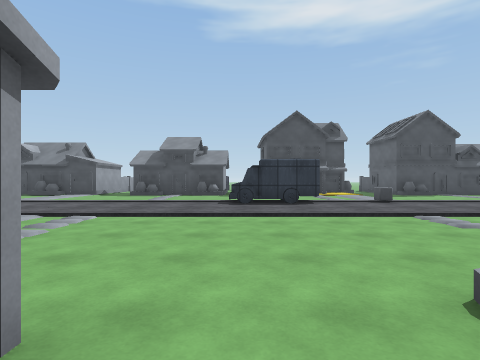
View 1 (above)

24 first-person views from a walk through a Unity game level. The camera is 1.3 m above the floor, looks level and sees 80° across. The floor is counted in squares, 2 m on a side. Each view is taken from the middle of a square. On the plan, view 1 faces up. The plan holds only what a view shows up to about 9 squares ahead; the rest is blank. The place goes on beyond the plan. Surface patterns are stand-ins for the level's own textures.

View 2
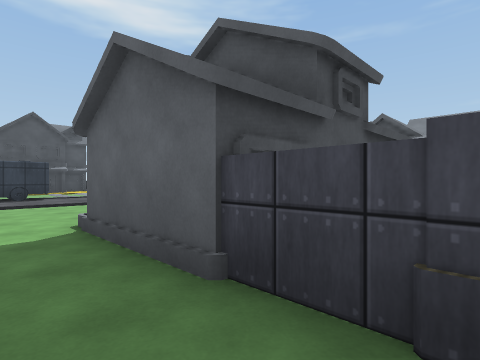

View 3
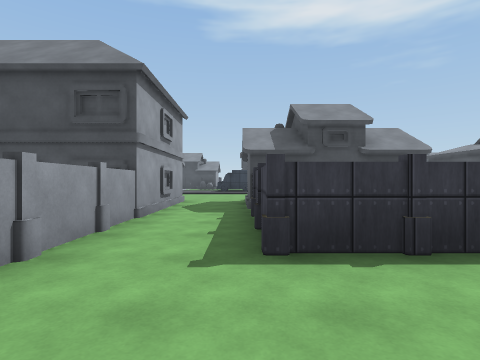

View 4
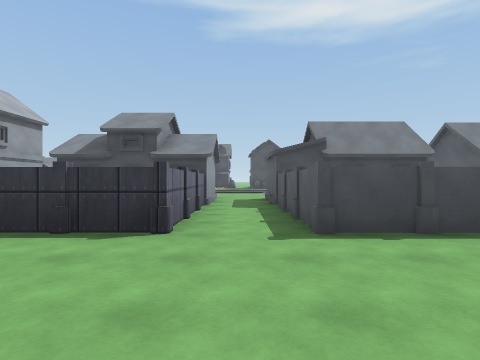

View 5
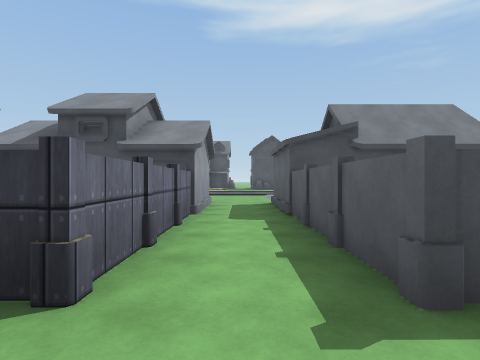

View 6
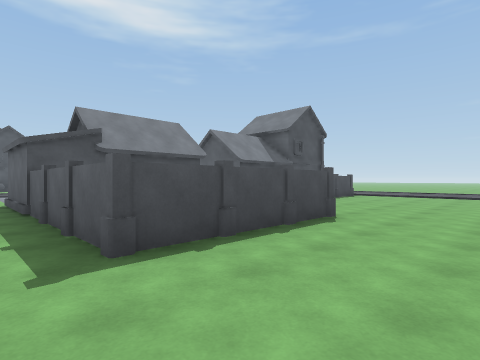

View 7
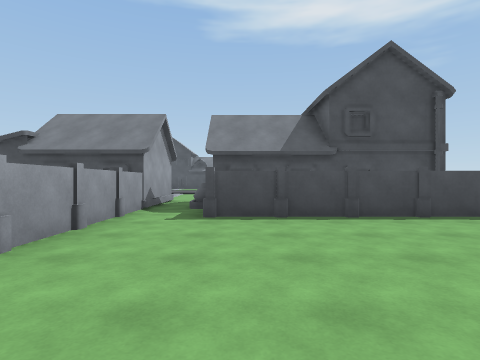

View 8
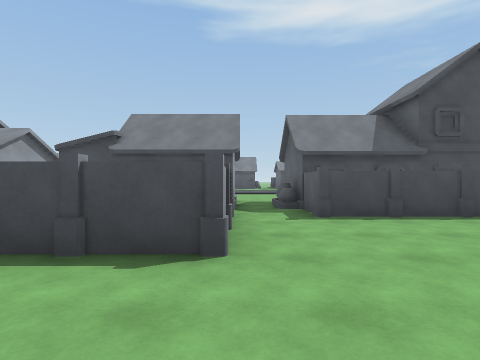

View 9
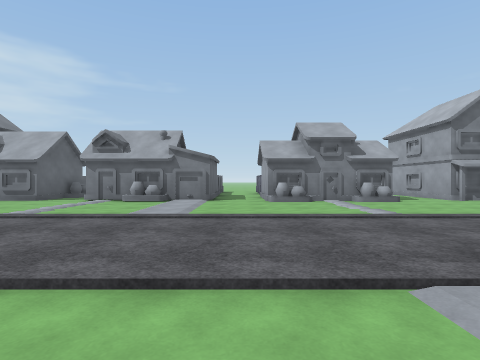

View 10
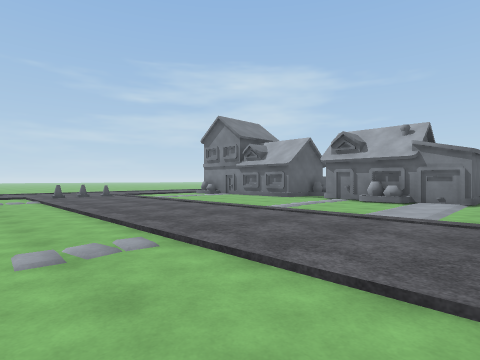

View 11
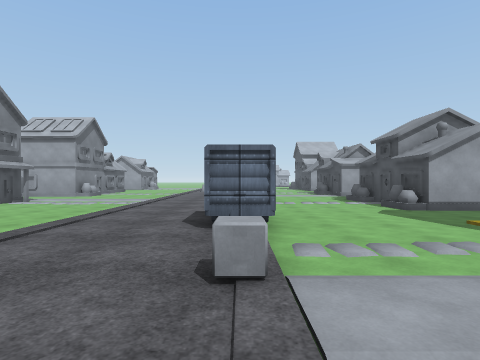

View 12
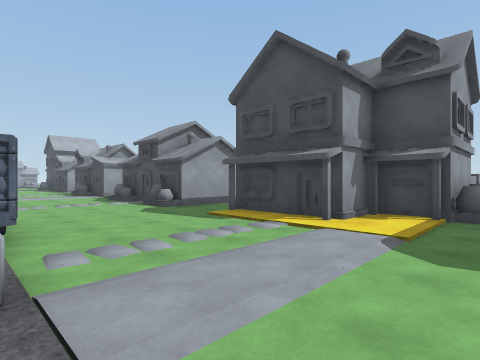

View 13
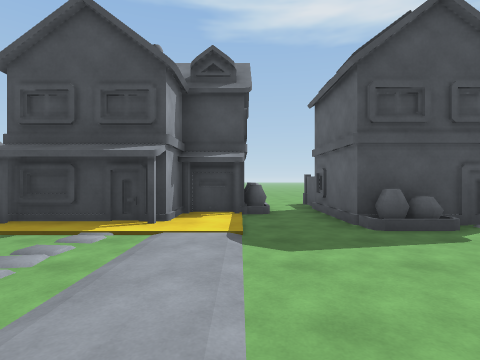

View 14
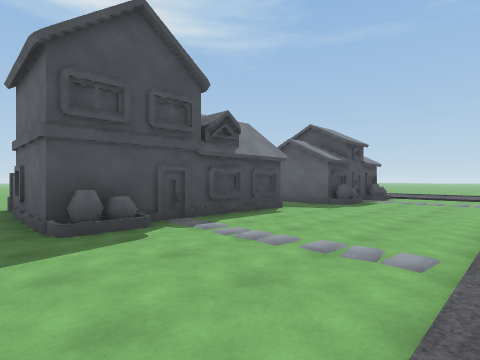

View 15
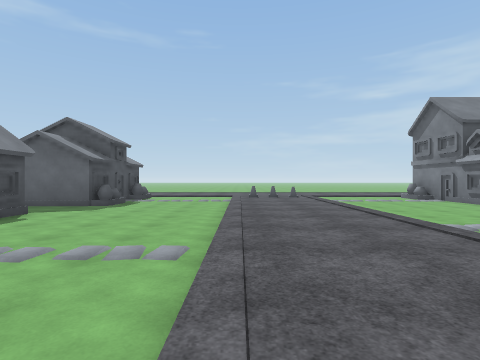

View 16
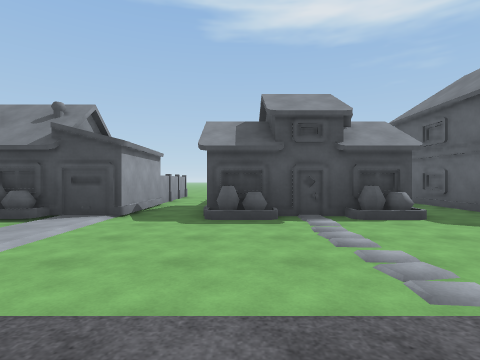

View 17
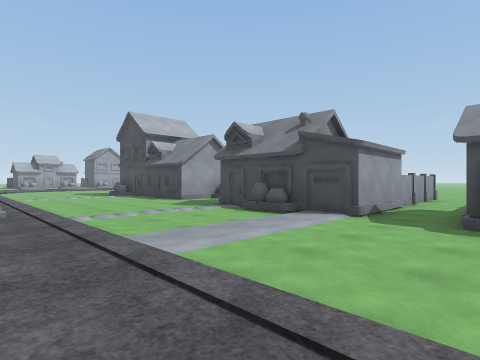

View 18
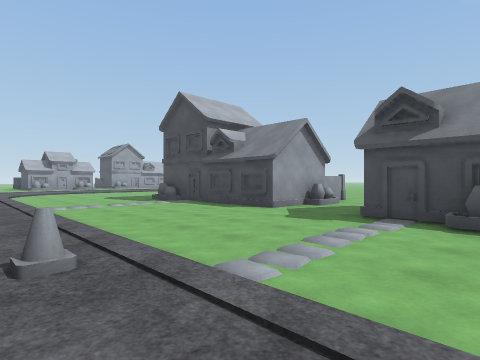

View 19
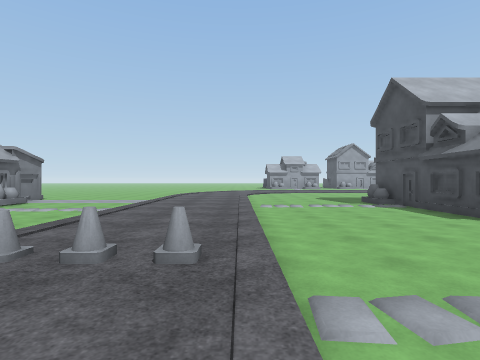

View 20
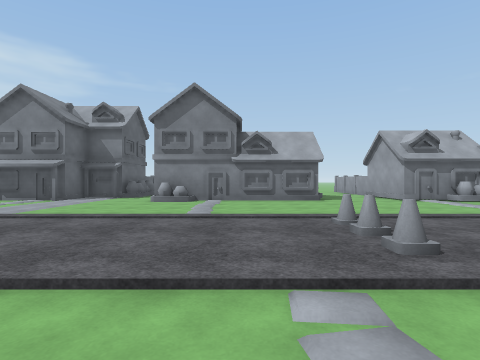

View 21
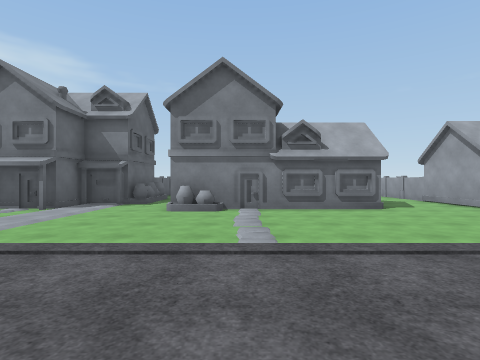

View 22
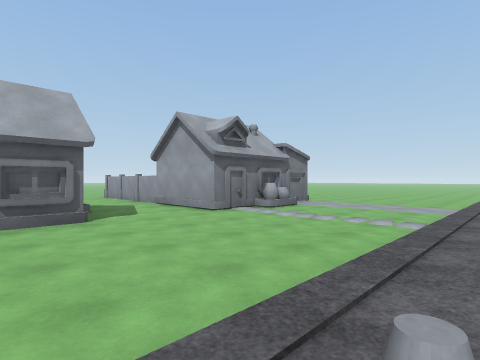

View 23
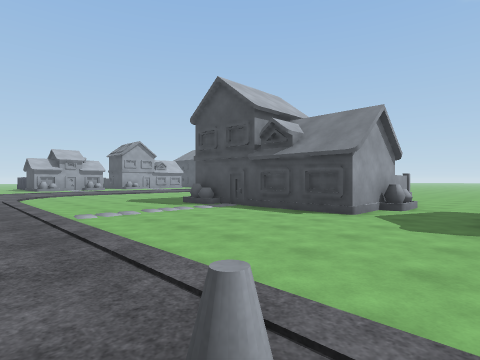

View 24
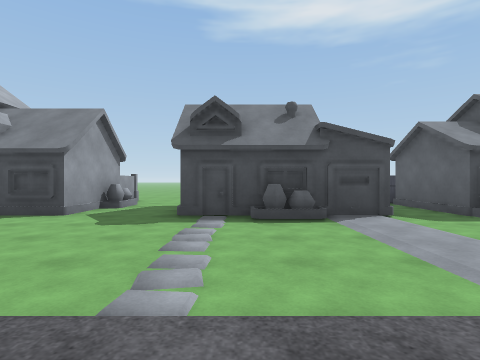

### Floor plan
Key: @ floor where view 1 was taken; # wall or solid block; . main floor; : floor 0.25 m higher than the main floor; / step, stairs or slope; = window, fence, low wall or low ledge; T truck; B building; C cone; O other object.
Columns run from 19 left of view 1 to 17 right of it. Each row starts with its distance up from view 1.
 18        ..               B
 17        ..    B.         B..
 16       B..    B.=    B   B.B
 15    BB  B.  BBB.BBB  B   B.B
 14        B.B   B.   B.B BBB.B    B B
 13   BBBBB..B.  B.B  B.BBBB..BBBBBB.B
 12  .B........B...B.BB........B.....BB
 11 ....................................
 10 .....................................
  9 .....................................
  8 :::::::::::::::::::TTT:O::::::::::::
  7   ......C...........................
  6   ......C..........................
  5 ///////////////.///////////////////
  4 ............... ...................
  3 ............... ...................
  2 ............... ...................
  1  BBBBB..BBBBB.. BBB.BBBBB.BBBBB.BBBB
  0      B..B    ..BB B@B   B.B   B.
 -1      B.B      BB  B.BB  B.B   BB
 -2      B.           B..BBB#.BBBBB.BBBBB
 -3      B.        BBBB.#   #.B   B.BBBBB
 -4                   B.#   #.B   B......
 -5                   B.#####.BBBBB.....
 -6                   B..................
 -7                    ... ..............
 -8                     .   ....... .
 -9                          .

Positions as (right, up) in squares from view 1, and headings:
1: (0, 0), facing up
2: (0, -3), facing up-right
3: (1, -8), facing up
4: (6, -9), facing up
5: (6, -7), facing up
6: (6, -8), facing up-right
7: (13, -8), facing up
8: (11, -8), facing up
9: (6, 10), facing down
10: (6, 10), facing down-right
11: (6, 8), facing left
12: (6, 8), facing up-left
13: (5, 8), facing up
14: (6, 8), facing up-right
15: (6, 8), facing right
16: (-4, 7), facing up
17: (-4, 7), facing up-left
18: (-8, 7), facing up-left
19: (-8, 8), facing left
20: (-9, 10), facing down
21: (-8, 8), facing down
22: (-10, 6), facing down-left
23: (-10, 7), facing up-left
24: (-9, 7), facing up
